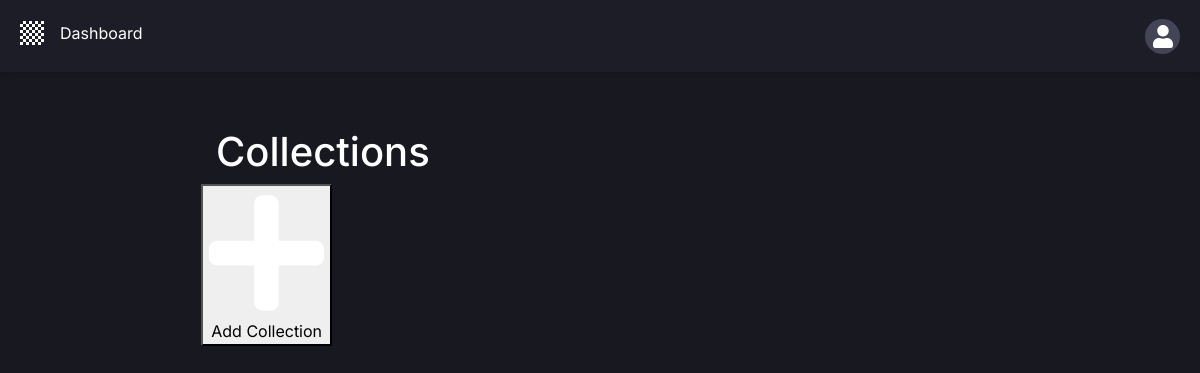
/dashboard/ (signed in), run on an earlier commit of the app's database.
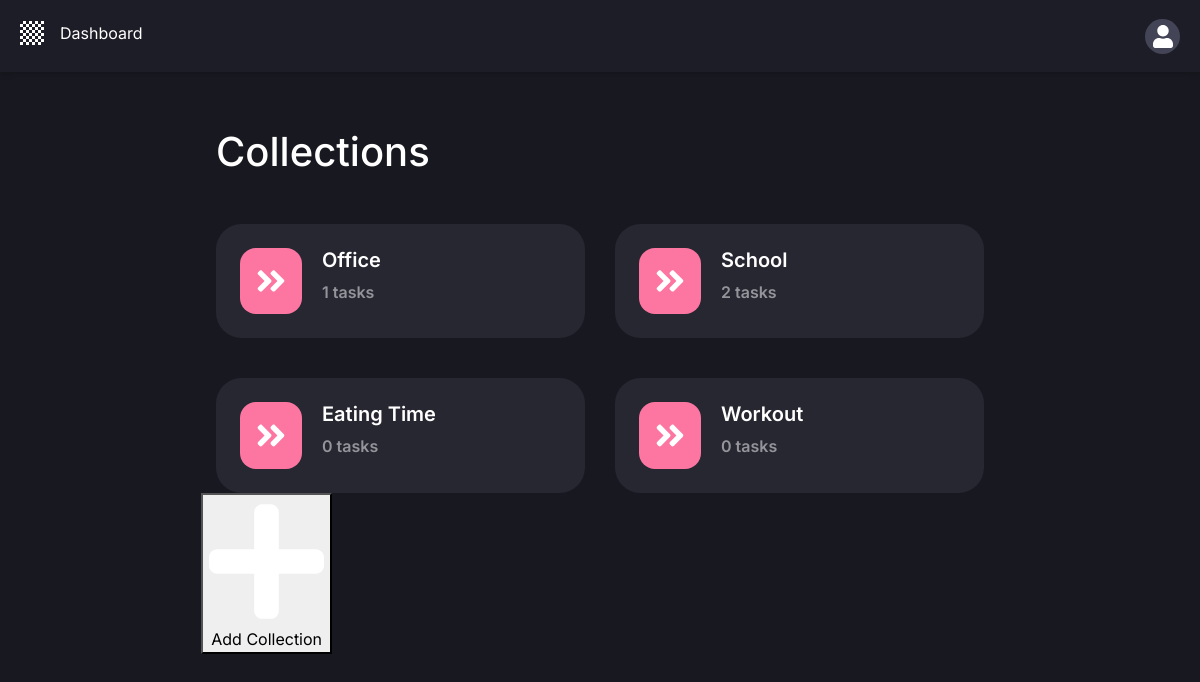
And on a later commit of the database.
### todolist/models.py (models this page shows, shortened)
class Collection(models.Model):
    user = models.ForeignKey(User, on_delete=models.CASCADE, null=True)
    collection_name = models.TextField(null=True)

### todolist/views.py (the view)
# urls.py: path('dashboard/', views.dashboard, name='dashboard'),
def dashboard(request, *args, **kwargs):
    newcollection = CollectionCreationForm()
    if request.method == 'POST':
        newcollection = CollectionCreationForm(request.POST)
        if newcollection.is_valid():
            newcollection.user = request.user
            newcollection.save()
    collections = Collection.objects.filter(user=request.user).all()  # show data only login users
    context = {'collections': collections, 'newcollection': newcollection}
    return render(request, 'dashboard.html', context)

### Templates/dashboard.html (shortened to what this page needs)
{% extends 'dashboard_base.html' %}
{% load static %}
{% block content %}
    <section class="collection">
        <h1>Collections</h1>
        <div class="row">
            {% for collection in collections %}
                <div class="col-6">
                    <div class="collection-item-wrapper">
                        <a href="{% url 'single_collection' collection.id %}" class="collection-item">
                            <div class="collection-item-icon">
                                <img src="{% static 'images/right-arrow.svg' %}"
                                     class="d-inline-block align-top" alt="">
                            </div>
                            <div class="collection-item-content">
                                <h2>{{ collection.collection_name }}</h2>
                                <p>{{ collection.task_set.all.count }} tasks</p>
                            </div>
                        </a>
                    </div>
                </div>
            {% endfor %}
            <button class="add-collection" data-toggle="modal" data-target="#collectionCreateModal">
                <img src="{% static 'images/plus.svg' %}"
                     class="d-inline-block align-top" alt="">
                <span>Add Collection</span>
            </button>
        </div>
    </section>
{% endblock %}

### Templates/dashboard_base.html (shortened to what this page needs)
<!doctype html>
<html lang="en">
{% load static %}
<head>
    <link rel="stylesheet" href="https://maxcdn.bootstrapcdn.com/bootstrap/4.0.0/css/bootstrap.min.css"
>
    <link rel="stylesheet" href="{% static '/css/main.css' %}">
</head>
<body>
<header>
    <nav class="navbar dsshboard_nav">
        <div class="nav-left-menu">
            <a class="navbar-brand" href="{% url 'home' %}">
                <img src="{% static 'images/dashboard_logo.svg' %}"
                     class="d-inline-block align-top" alt="">
            </a>
            <a href="#" class="features">Dashboard</a>
        </div>
        <div class="nav-right-menu" onclick="infoFunction()">
            <a href="#" class="nav-right-icon-wrapper">
                <img src="{% static 'images/user.svg' %}"
                     class="d-inline-block align-top" alt="">
            </a>
        </div>
    </nav>
</header>
{% block content %}
{% endblock %}
</body>
</html>

### static/css/main.css (style rules this page uses)
body { background: #181820; font-family: 'Inter', sans-serif; line-height: 1.5; width: 100%; overflow-x: hidden; color: white; }
.navbar { padding: 40px 0px; align-items: center !important; }
.navbar a { text-decoration: none; color: white; }
.navbar .nav-left-menu { display: flex; }
.navbar .nav-left-menu .features { margin-left: 40px; padding: 16px; font-size: 16px; border-bottom: 2px solid #181820; }
header { position: relative; }
.dsshboard_nav { background: #1D1D27; padding: 0 20px; box-shadow: 0 4px 6px -1px rgba(0, 0, 0, 0.1), 0 2px 4px -1px rgba(0, 0, 0, 0.06); margin-bottom: 56px; }
.dsshboard_nav .nav-left-menu { align-items: center; padding: 16px 0; }
.dsshboard_nav .nav-left-menu .navbar-brand img { width: 24px; height: 24px; }
.dsshboard_nav .nav-left-menu .features { margin-left: 0; padding: 0; padding-bottom: 6px; border-bottom: 0; }
.dsshboard_nav .nav-right-menu .nav-right-icon-wrapper { width: 35px; height: 35px; border-radius: 50%; background: #444457; display: flex; align-items: inherit; justify-content: center; }
.dsshboard_nav .nav-right-menu .nav-right-icon-wrapper img { width: 20px; }
.collection { margin: auto; max-width: 768px; }
.collection .collection-item-wrapper { margin-top: 40px; }
.collection .collection-item-wrapper .collection-item { background: #272732; display: flex; align-items: flex-start; border-radius: 25.5px; padding: 24px; text-decoration: none; }
.collection .collection-item-wrapper .collection-item .collection-item-icon { padding: 16px; border-radius: 16px; background: #FC76A1; display: flex; margin-right: 20px; }
.collection .collection-item-wrapper .collection-item .collection-item-icon img { width: 30px; }
.collection .collection-item-wrapper .collection-item .collection-item-content h2 { font-size: 20px; font-weight: 600; color: white; }
.collection .collection-item-wrapper .collection-item .collection-item-content p { font-size: 16px; color: #94949A; font-weight: 600; margin-bottom: 0; }

What changed in the data, as far as the page shows it:
added Collection: collection_name "Office", task_set.all.count "1"
added Collection: collection_name "School", task_set.all.count "2"
added Collection: collection_name "Eating Time", task_set.all.count "0"
added Collection: collection_name "Workout", task_set.all.count "0"
